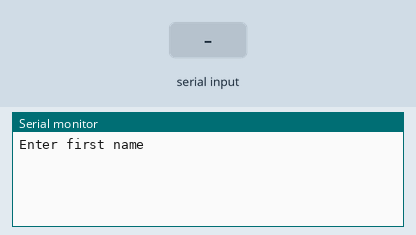
Bench run of a sketch on a simulated Arduino Uno, built with avr-gcc and run on an emulated ATmega328P. Parts: the last lines printed to the serial monitor. The inputs (shaded band) are chosen by the test bench. At 4.8 s the program stops and its outputs stay as they are.

Above: at 1.2 s.
1.3 s: "1" received over Serial
At 2.8 s:
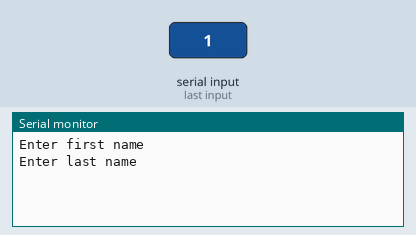
3.8 s: "0" received over Serial
At 5.8 s:
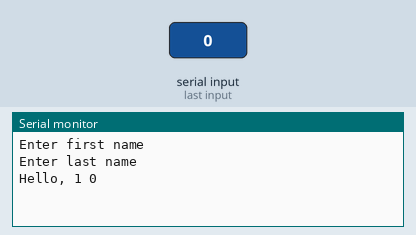

Measured:
- after the input at 1.3 s, the serial monitor: prints a new line after 1.0 s (image 1)
- after the input at 3.8 s, the serial monitor: prints a new line after 1.0 s (image 2)

The sketch:

41-challenge-combine-first-last-name.ino
```cpp
String insertNameMsg = "Enter first name";
String insertLastnameMsg = "Enter last name";
String name = "";
String lastname = "";
bool isAskingAgain = false;

void setup() {
  Serial.begin(9600);
}

void loop() {
  if (name == "" && !isAskingAgain) {
    Serial.println(insertNameMsg);
  } else if (lastname == "" && !isAskingAgain) {
    Serial.println(insertLastnameMsg);
  } else if (name != "" && lastname != "") {
    Serial.println("Hello, " + name + " " + lastname);
    Serial.end();
  }

  while (Serial.available() == 0) {}

  if (name == "") {
    name = Serial.readString();
    name.trim();
    isAskingAgain = name == "";
  } else if (lastname == "") {
    lastname = Serial.readString();
    lastname.trim();
    isAskingAgain = lastname == "";
  }
}
```
